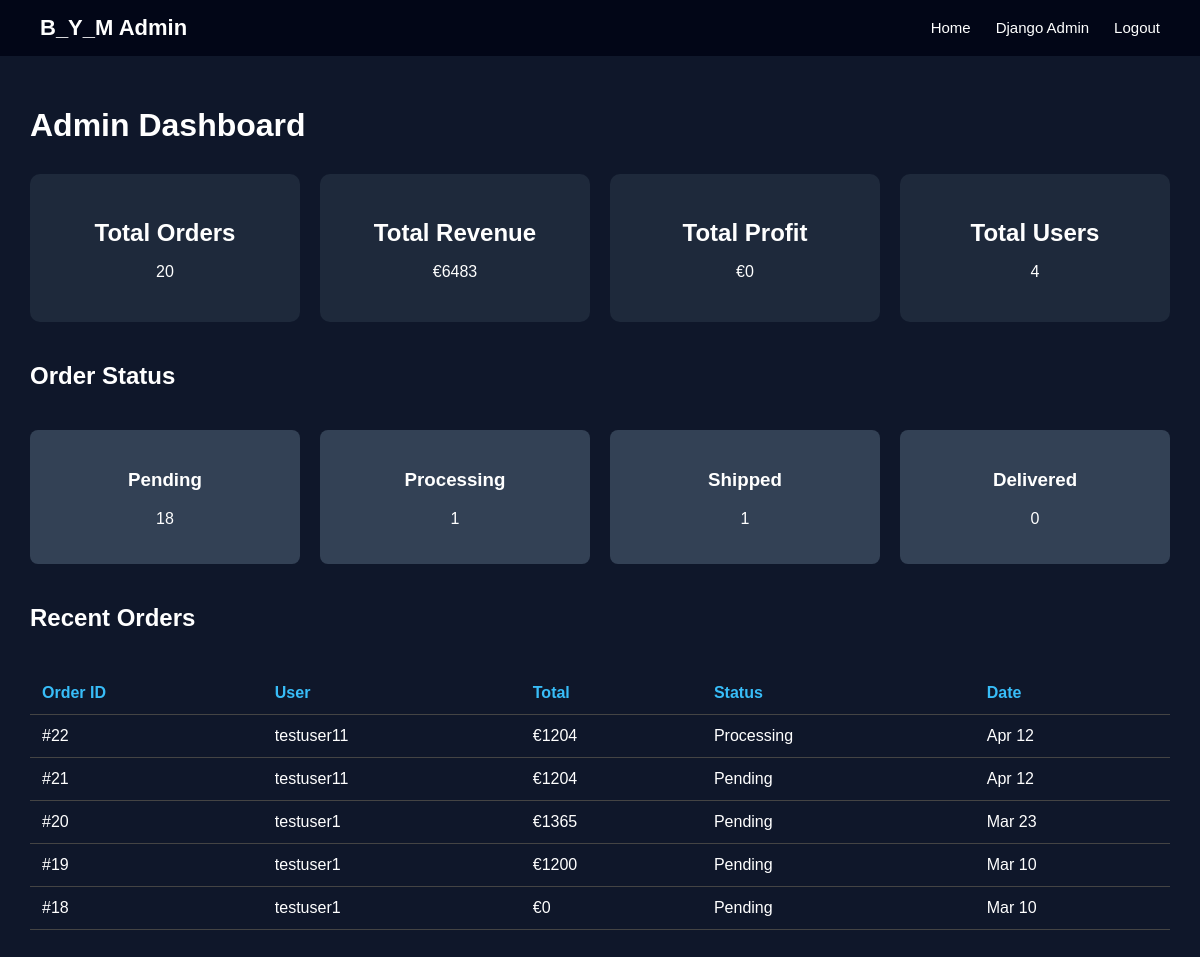
/admin-dashboard/ (signed in), run on the app's committed database.
### builder/models.py (models this page shows, shortened)
class Order(models.Model):
    STATUS_CHOICES = [
        ('Pending', 'Pending'),
        ('Processing', 'Processing'),
        ('Shipped', 'Shipped'),
        ('Delivered', 'Delivered'),
    ]
    user = models.ForeignKey(User, on_delete=models.CASCADE)
    cpu = models.CharField(max_length=200, blank=True)
    gpu = models.CharField(max_length=200, blank=True)
    ram = models.CharField(max_length=200, blank=True)
    motherboard = models.CharField(max_length=200, blank=True)
    storage = models.CharField(max_length=200, blank=True)
    psu = models.CharField(max_length=200, blank=True)
    case = models.CharField(max_length=200, blank=True)
    cooling = models.CharField(max_length=200, blank=True)
    total_price = models.IntegerField(default=0)
    name = models.CharField(max_length=200, blank=True)
    address = models.TextField(blank=True)
    city = models.CharField(max_length=100, blank=True)
    phone = models.CharField(max_length=20, blank=True)
    payment_method = models.CharField(max_length=50, blank=True)
    status = models.CharField(
        max_length=20,
        choices=STATUS_CHOICES,
        default="Pending"
    )
    profit = models.IntegerField(default=0)
    created_at = models.DateTimeField(auto_now_add=True)
    estimated_delivery = models.DateTimeField(null=True, blank=True)

### builder/views.py (the view)
# urls.py: path('admin-dashboard/', views.admin_dashboard, name="admin_dashboard"),
@staff_member_required
def admin_dashboard(request):
    total_orders = Order.objects.count()
    total_revenue = Order.objects.aggregate(
        Sum("total_price")
    )["total_price__sum"] or 0
    total_profit = Order.objects.aggregate(
        Sum("profit")
    )["profit__sum"] or 0
    total_users = User.objects.count()
    pending_orders = Order.objects.filter(status="Pending").count()
    processing_orders = Order.objects.filter(status="Processing").count()
    shipped_orders = Order.objects.filter(status="Shipped").count()
    delivered_orders = Order.objects.filter(status="Delivered").count()
    recent_orders = Order.objects.order_by("-created_at")[:5]
    return render(request, "admin_dashboard.html", {
        "orders": total_orders,
        "revenue": total_revenue,
        "profit": total_profit,
        "users": total_users,
        "pending": pending_orders,
        "processing": processing_orders,
        "shipped": shipped_orders,
        "delivered": delivered_orders,
        "recent_orders": recent_orders
    })

### builder/templates/admin_dashboard.html (shortened to what this page needs)
{% load static %}
<!DOCTYPE html>
<html>
<head>
<link rel="stylesheet" href="{% static 'css/style.css' %}">
</head>
<body>
<nav class="navbar">
<div class="logo">B_Y_M Admin</div>
<ul class="nav-links">
<li><a href="/">Home</a></li>
<li><a href="/admin/">Django Admin</a></li>
<li><a href="/accounts/logout/">Logout</a></li>
</ul>
</nav>
<div class="container">
<h1>Admin Dashboard</h1>
<div class="dashboard-grid">
<div class="dashboard-card">
<h2>Total Orders</h2>
<p>{{ orders }}</p>
</div>
<div class="dashboard-card">
<h2>Total Revenue</h2>
<p>€{{ revenue }}</p>
</div>
<div class="dashboard-card">
<h2>Total Profit</h2>
<p>€{{ profit }}</p>
</div>
<div class="dashboard-card">
<h2>Total Users</h2>
<p>{{ users }}</p>
</div>
</div>
<h2 style="margin-top:40px;">Order Status</h2>
<div class="status-grid">
<div class="status-card">
<h3>Pending</h3>
<p>{{ pending }}</p>
</div>
<div class="status-card">
<h3>Processing</h3>
<p>{{ processing }}</p>
</div>
<div class="status-card">
<h3>Shipped</h3>
<p>{{ shipped }}</p>
</div>
<div class="status-card">
<h3>Delivered</h3>
<p>{{ delivered }}</p>
</div>
</div>
<h2 style="margin-top:40px;">Recent Orders</h2>
<table>
<tr>
<th>Order ID</th>
<th>User</th>
<th>Total</th>
<th>Status</th>
<th>Date</th>
</tr>
{% for order in recent_orders %}
<tr>
<td>#{{ order.id }}</td>
<td>{{ order.user.username }}</td>
<td>€{{ order.total_price }}</td>
<td>{{ order.status }}</td>
<td>{{ order.created_at|date:"M d" }}</td>
</tr>
{% endfor %}
</table>
</div>
</body>
</html>

### builder/static/css/style.css (style rules this page uses)
body { margin:0; font-family:Arial, Helvetica, sans-serif; background:#0f172a; color:white; }
.container { max-width:1200px; margin:auto; padding:30px; }
.navbar { display:flex; justify-content:space-between; align-items:center; padding:15px 40px; background:#020617; }
.logo { font-size:22px; font-weight:bold; }
.nav-links { display:flex; gap:25px; list-style:none; margin:0; padding:0; }
.nav-links a { color:white; text-decoration:none; font-size:15px; }
.dashboard-grid { display:grid; grid-template-columns:repeat(4,1fr); gap:20px; margin-top:30px; }
.dashboard-card { background:#1e293b; padding:25px; border-radius:10px; text-align:center; }
.dashboard-card h2 { margin-bottom:10px; }
.status-grid { display:grid; grid-template-columns:repeat(4,1fr); gap:20px; margin-top:30px; }
.status-card { background:#334155; padding:20px; border-radius:8px; text-align:center; }
table { width:100%; margin-top:30px; border-collapse:collapse; }
th, td { padding:12px; border-bottom:1px solid #444; text-align:left; }
th { color:#38bdf8; }

### builder/templates/admin_dashboard.html (style rules this page uses)
.dashboard-grid { display:grid; grid-template-columns:repeat(4,1fr); gap:20px; margin-top:30px; }
.dashboard-card { background:#1e293b; padding:25px; border-radius:10px; text-align:center; }
.dashboard-card h2 { margin-bottom:10px; }
.status-grid { display:grid; grid-template-columns:repeat(4,1fr); gap:20px; margin-top:40px; }
.status-card { background:#334155; padding:20px; border-radius:8px; text-align:center; }
table { width:100%; margin-top:40px; border-collapse:collapse; }
th, td { padding:12px; border-bottom:1px solid #444; text-align:left; }

### data on the page
Order: id "22", user.username "testuser11", total_price "1204", status "Processing", created_at "Apr 12"
Order: id "21", user.username "testuser11", total_price "1204", status "Pending", created_at "Apr 12"
Order: id "20", user.username "testuser1", total_price "1365", status "Pending", created_at "Mar 23"
Order: id "19", user.username "testuser1", total_price "1200", status "Pending", created_at "Mar 10"
Order: id "18", user.username "testuser1", total_price "0", status "Pending", created_at "Mar 10"

### other printed values
{{ orders }} "20"
{{ revenue }} "6483"
{{ profit }} "0"
{{ users }} "4"
{{ pending }} "18"
{{ processing }} "1"
{{ shipped }} "1"
{{ delivered }} "0"
